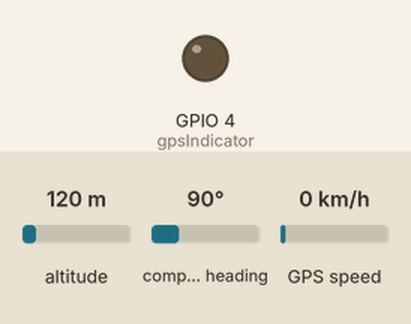
A sketch run on a simulated ESP32. Parts: output pins drawn as LEDs (lit = HIGH). The test bench sets the inputs (shaded band); at power-on: altitude 120 m, compass heading 90°, GPS speed 0 km/h. The GPS gets a fix after 3 s at 37.7749, -122.4194 with 8 satellites; what the sketch prints to the serial monitor is not drawn.

Above: at 0.1 s.
At 3.1 s:
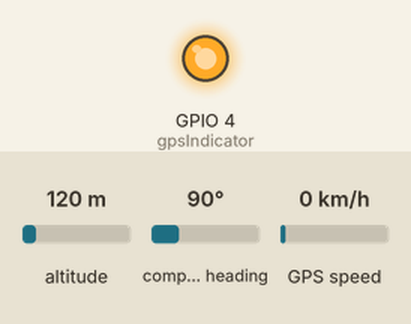
Timing chart, 0 to 4.6 s (numbered marks = the images above):
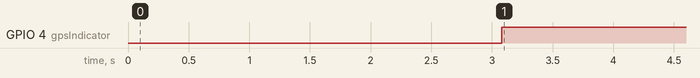

The sketch:

ESP32_GPS_Neo6M.ino
```cpp
#include <TinyGPS++.h>

#define RXD2 16
#define TXD2 17
#define gpsIndicator 4  // Indicator for valid GPS data

TinyGPSPlus gps;
double latitude, longitude;

void setup() {
  Serial.begin(115200);
  Serial2.begin(115200, SERIAL_8N1, RXD2, TXD2);
  pinMode(gpsIndicator, OUTPUT);
}

void loop() {
  if (Serial2.available() > 0) {
    Serial.println(".");  //this is to see if the TX and RX is connected properly.
    if (gps.encode(Serial2.read())) {
      if (gps.location.isValid()) {
        latitude = gps.location.lat();
        longitude = gps.location.lng();

        Serial.print("Latitude: ");
        Serial.println(latitude);
        Serial.print("Longitude: ");
        Serial.println(longitude);

        digitalWrite(gpsIndicator, HIGH);  // Location is valid
      } else {
        latitude = 0.0;
        longitude = 0.0;
        Serial.println("Invalid GPS location.");
        digitalWrite(gpsIndicator, LOW);  // Invalid location
      }
    }
  }
}


// #include <TinyGPS++.h>
// #include <SoftwareSerial.h>

// // Arduino Nano Pins:
// // Pin 2 (RX) connects to GPS TX
// // Pin 3 (TX) connects to GPS RX
// const int RXPin = 2;
// const int TXPin = 3;
// const int gpsIndicator = 4; // Using built-in LED (Pin 13) or Pin 33 (if wired)
// const uint32_t GPSBaud = 9600;

// // Objects
// TinyGPSPlus gps;
// SoftwareSerial ss(RXPin, TXPin);

// unsigned long lastTimeDataReceived = 0;

// void setup() {
//   Serial.begin(9600);
//   ss.begin(115200);

//   pinMode(gpsIndicator, OUTPUT);

//   Serial.println(F("GPS Module Test Starting..."));
//   Serial.println(F("Checking for GPS data on Pins 2 and 3..."));
// }

// void loop() {
//   // Read data from GPS
//   while (ss.available() > 0) {
//     char c = ss.read();
//     lastTimeDataReceived = millis(); // Reset timer because we are receiving bytes

//     // Optional: Uncomment the line below to see raw NMEA data for debugging
//     Serial.print(c);

//     if (gps.encode(c)) {
//       displayInfo();
//     }
//   }

//   // DIAGNOSTIC: Check if we have received ANY data in the last 5 seconds
//   if (millis() > 5000 && (millis() - lastTimeDataReceived) > 5000) {
//     Serial.println(F("ERROR: No data received from GPS. Check wiring!"));
//     Serial.println(F("Try swapping the TX and RX pins on the GPS module."));
//     digitalWrite(gpsIndicator, LOW);
//     delay(2000);
//   }
// }

// void displayInfo() {
//   if (gps.location.isValid()) {
//     digitalWrite(gpsIndicator, HIGH); // GPS Fix acquired

//     Serial.print(F("Latitude: "));
//     Serial.println(gps.location.lat(), 6);
//     Serial.print(F("Longitude: "));
//     Serial.println(gps.location.lng(), 6);
//     Serial.print(F("Satellites: "));
//     Serial.println(gps.satellites.value());
//   } else {
//     digitalWrite(gpsIndicator, LOW);
//     Serial.print(F("Searching for satellites... Characters processed: "));
//     Serial.println(gps.charsProcessed());
//   }
// }
```

Measured:
- by itself, GPIO 4 (gpsIndicator): LOW → HIGH at 3.1 s
